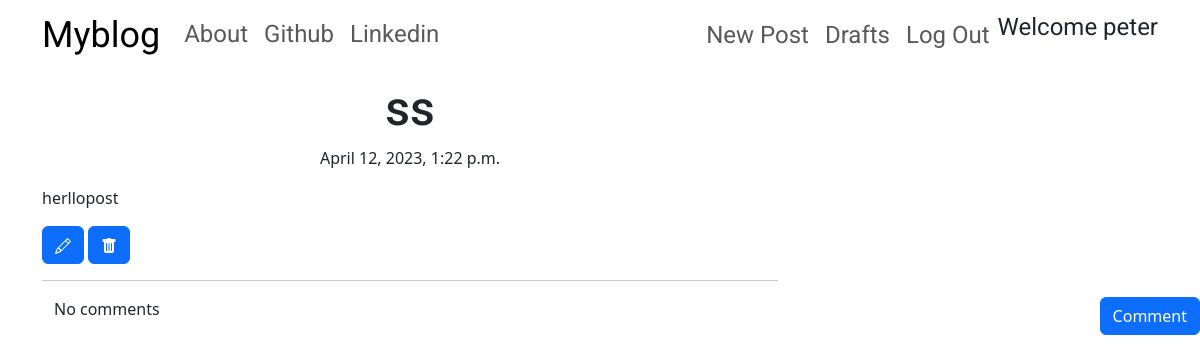
/post/2 (signed in), run on the app's committed database.
### blog/models.py (models this page shows, shortened)
class Post(models.Model):
    author = models.ForeignKey('auth.User', on_delete=models.CASCADE)
    title = models.CharField(max_length=100)
    text = models.TextField()
    create_date = models.DateTimeField(default=timezone.now)
    published_date = models.DateTimeField(blank=True, null=True)

### blog/views.py (the view)
# urls.py: path('post/<int:pk>',views.PostDeatilView.as_view(), name='post_detail'),
class PostDeatilView(DetailView):
    model = Post

### blog/templates/blog/post_detail.html (shortened to what this page needs)
{% extends 'blog/base.html' %}
{% block content %}
<h1 class="posttitle loader">{{post.title}}</h1>
{% if post.published_date %}
    <div class="date postdate">
        {{post.published_date}}
    </div>
{% else %}
    <a class="btn btn-success" href="{% url 'post_publish' pk=post.pk %}">Publish</a>
{% endif %}
<p class="postcontent">{{post.text|safe|linebreaksbr}}</p>
{% if user.is_authenticated %}
    <a class="btn btn-primary" href="{% url 'post_edit' pk=post.pk %}">
    </a>
    <a class="btn btn-primary" href="{% url 'post_remove' pk=post.pk %}">
    </a>
{% endif %}
<hr>
<a class="btn btn-primary btn-comment" href="{% url 'add_comment_to_post' pk=post.pk %}">Comment</a>
<div class="container">
    {% for comment in post.comments.all %}
        <br>
        {% if user.is_authenticated or comment.approved_comment %}
            {{ comment.created_date }}
            {% if not comment.approved_comment %}
                <a class="btn btn-primary" href="{% url 'comment_remove' pk=comment.pk %}">
                    <svg xmlns="http://www.w3.org/2000/svg" width="16" height="16" fill="currentColor" class="bi bi-trash-fill" viewBox="0 0 16 16">
                        <path d="M2.5 1a1 1 0 0 0-1 1v1a1 1 0 0 0 1 1H3v9a2 2 0 0 0 2 2h6a2 2 0 0 0 2-2V4h.5a1 1 0 0 0 1-1V2a1 1 0 0 0-1-1H10a1 1 0 0 0-1-1H7a1 1 0 0 0-1 1H2.5zm3 4a.5.5 0 0 1 .5.5v7a.5.5 0 0 1-1 0v-7a.5.5 0 0 1 .5-.5zM8 5a.5.5 0 0 1 .5.5v7a.5.5 0 0 1-1 0v-7A.5.5 0 0 1 8 5zm3 .5v7a.5.5 0 0 1-1 0v-7a.5.5 0 0 1 1 0z"/>
                    </svg>
                </a>
                <a class="btn btn-primary" href="{% url 'comment_approve' pk=comment.pk %}">
                    <svg xmlns="http://www.w3.org/2000/svg" width="16" height="16" fill="currentColor" class="bi bi-check" viewBox="0 0 16 16">
                        <path d="M10.97 4.97a.75.75 0 0 1 1.07 1.05l-3.99 4.99a.75.75 0 0 1-1.08.02L4.324 8.384a.75.75 0 1 1 1.06-1.06l2.094 2.093 3.473-4.425a.267.267 0 0 1 .02-.022z"/>
                    </svg>
                </a>
            {% endif %}
            <p>{{comment.text|safe|linebreaks}}</p>
            <p>Posted by: {{comment.author}}</p>
        {% endif %}
        {% empty %}
            <p>No comments</p>
    {% endfor %}
</div>
{% endblock %}

### blog/templates/blog/base.html (shortened to what this page needs)
<!DOCTYPE html>
{% load static %}
<html lang="en">
<head>
    <link href="https://cdn.jsdelivr.net/npm/bootstrap@5.3.0-alpha3/dist/css/bootstrap.min.css" rel="stylesheet">
    <link rel="stylesheet" href="//cdn.jsdelivr.net/npm/medium-editor@latest/dist/css/medium-editor.min.css" type="text/css" media="screen" charset="utf-8">
    <link rel="stylesheet" href="{% static 'blog/css/blog.css' %}">
</head>
<body class="loader">
    <nav class="navbar navbar-expand-lg techfont custom-navbar">
        <div class="container">
            <ul class="navbar-nav">
                <li class="nav-item"><a class="navbar-brand bigbrand" href="{% url 'post_list' %}">Myblog</a></li>
                <li class="nav-item"><a class="nav-link" href="{% url 'about' %}">About</a></li>
                <li class="nav-item"><a class="nav-link" href="https://www.github.com">Github</a></li>
                <li class="nav-item"><a class="nav-link" href="https://www.linkedin.com">Linkedin</a></li>
            </ul>
            <ul class="navbar-nav navbar-right">
                {% if user.is_authenticated %}
                    <li class="nav-item"><a class="nav-link" href="{% url 'post_new' %}">New Post</a></li>
                    <li class="nav-item"><a class="nav-link" href="{% url 'post_draft_list' %}">Drafts</a></li>
                    <li class="nav-item"><a class="nav-link" href="{% url 'logout' %}">Log Out</a></li>
                    <li class="nav-item">Welcome {{user.username}}</li>
                {% endif %}
            </ul>
        </div>
    </nav>
    <div class="content container">
        <div class="row">
            <div class="col-md-8">
                <div class="blog_posts">
                    {% block content %}
                    {% endblock %}
                </div>
            </div>
        </div>
    </div>
</body>
</html>

### blog/static/blog/css/blog.css (style rules this page uses)
.techfont { font-family: 'Roboto', sans-serif; font-size: 1.5em; margin-bottom: 10px; }
.postdate { text-align: center; }
.posttitle { font-family: 'Roboto', sans-serif; font-size: 3em; text-align: center; }
.postcontent { font-family: 'Roboto', sans-serif; font-size: 1.5em; }
.btn-comment { position: absolute; right: 0px; }
.bigbrand { font-size: 1.5em; }
.loader { filter:hue-rotate(0deg); color:linear-gradient(45deg,#0f8,#08f); animation:hue 10000ms infinite linear; }

### data on the page
Post: title "ss", published_date "April 12, 2023, 1:22 p.m.", text "herllopost"

### other printed values
{{ user.username }} "peter"
